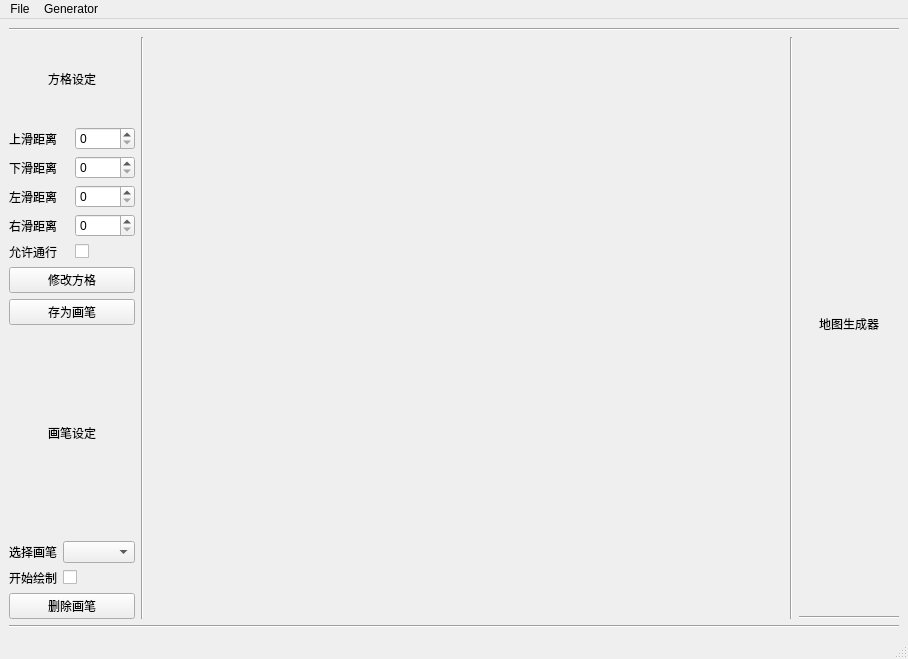
<?xml version="1.0" encoding="UTF-8"?>
<ui version="4.0">
 <class>self</class>
 <widget class="QMainWindow" name="self">
  <property name="geometry">
   <rect>
    <x>0</x>
    <y>0</y>
    <width>908</width>
    <height>659</height>
   </rect>
  </property>
  <property name="windowTitle">
   <string>MainWindow</string>
  </property>
  <widget class="QWidget" name="centralwidget">
   <layout class="QGridLayout" name="gridLayout_7" rowstretch="0,0,0" columnstretch="0,0,1,0,0">
    <item row="1" column="2">
     <widget class="QWidget" name="gridWidget" native="true">
      <property name="minimumSize">
       <size>
        <width>600</width>
        <height>400</height>
       </size>
      </property>
     </widget>
    </item>
    <item row="1" column="0">
     <layout class="QVBoxLayout" name="verticalLayout" stretch="0,0">
      <item>
       <layout class="QGridLayout" name="gridLayout_3">
        <item row="4" column="0">
         <widget class="QLabel" name="label_6">
          <property name="text">
           <string>右滑距离</string>
          </property>
         </widget>
        </item>
        <item row="1" column="1">
         <widget class="QSpinBox" name="spinBox"/>
        </item>
        <item row="6" column="0" colspan="2">
         <widget class="QPushButton" name="pushButton">
          <property name="text">
           <string>修改方格</string>
          </property>
         </widget>
        </item>
        <item row="7" column="0" colspan="2">
         <widget class="QPushButton" name="pushButton_2">
          <property name="text">
           <string>存为画笔</string>
          </property>
         </widget>
        </item>
        <item row="2" column="0">
         <widget class="QLabel" name="label_4">
          <property name="text">
           <string>下滑距离</string>
          </property>
         </widget>
        </item>
        <item row="3" column="0">
         <widget class="QLabel" name="label_5">
          <property name="text">
           <string>左滑距离</string>
          </property>
         </widget>
        </item>
        <item row="5" column="1">
         <widget class="QCheckBox" name="checkBox">
          <property name="text">
           <string/>
          </property>
         </widget>
        </item>
        <item row="0" column="0" colspan="2" alignment="Qt::AlignHCenter">
         <widget class="QLabel" name="label">
          <property name="text">
           <string>方格设定</string>
          </property>
          <property name="margin">
           <number>5</number>
          </property>
         </widget>
        </item>
        <item row="1" column="0">
         <widget class="QLabel" name="label_3">
          <property name="text">
           <string>上滑距离</string>
          </property>
         </widget>
        </item>
        <item row="5" column="0">
         <widget class="QLabel" name="label_7">
          <property name="text">
           <string>允许通行</string>
          </property>
         </widget>
        </item>
        <item row="2" column="1">
         <widget class="QSpinBox" name="spinBox_2"/>
        </item>
        <item row="3" column="1">
         <widget class="QSpinBox" name="spinBox_3"/>
        </item>
        <item row="4" column="1">
         <widget class="QSpinBox" name="spinBox_4"/>
        </item>
       </layout>
      </item>
      <item>
       <layout class="QGridLayout" name="gridLayout">
        <item row="1" column="1">
         <widget class="QComboBox" name="comboBox"/>
        </item>
        <item row="2" column="1">
         <widget class="QCheckBox" name="checkBox_2">
          <property name="text">
           <string/>
          </property>
         </widget>
        </item>
        <item row="0" column="0" colspan="2" alignment="Qt::AlignHCenter">
         <widget class="QLabel" name="label_2">
          <property name="text">
           <string>画笔设定</string>
          </property>
          <property name="margin">
           <number>5</number>
          </property>
         </widget>
        </item>
        <item row="2" column="0">
         <widget class="QLabel" name="label_9">
          <property name="text">
           <string>开始绘制</string>
          </property>
         </widget>
        </item>
        <item row="1" column="0">
         <widget class="QLabel" name="label_8">
          <property name="text">
           <string>选择画笔</string>
          </property>
         </widget>
        </item>
        <item row="3" column="0" colspan="2">
         <widget class="QPushButton" name="pbt_deletePen">
          <property name="text">
           <string>删除画笔</string>
          </property>
         </widget>
        </item>
       </layout>
      </item>
     </layout>
    </item>
    <item row="1" column="3">
     <widget class="Line" name="line_4">
      <property name="orientation">
       <enum>Qt::Vertical</enum>
      </property>
     </widget>
    </item>
    <item row="1" column="1">
     <widget class="Line" name="line">
      <property name="orientation">
       <enum>Qt::Vertical</enum>
      </property>
     </widget>
    </item>
    <item row="1" column="4">
     <layout class="QGridLayout" name="generatorLayout">
      <item row="0" column="0">
       <widget class="QLabel" name="label_genTitle">
        <property name="text">
         <string>地图生成器</string>
        </property>
        <property name="alignment">
         <set>Qt::AlignCenter</set>
        </property>
       </widget>
      </item>
      <item row="2" column="0">
       <layout class="QGridLayout" name="generatorControlLayout"/>
      </item>
      <item row="1" column="0">
       <widget class="Line" name="line_5">
        <property name="minimumSize">
         <size>
          <width>100</width>
          <height>0</height>
         </size>
        </property>
        <property name="orientation">
         <enum>Qt::Horizontal</enum>
        </property>
       </widget>
      </item>
     </layout>
    </item>
    <item row="0" column="0" colspan="5">
     <widget class="Line" name="line_2">
      <property name="orientation">
       <enum>Qt::Horizontal</enum>
      </property>
     </widget>
    </item>
    <item row="2" column="0" colspan="5">
     <widget class="Line" name="line_3">
      <property name="orientation">
       <enum>Qt::Horizontal</enum>
      </property>
     </widget>
    </item>
   </layout>
  </widget>
  <widget class="QMenuBar" name="menubar">
   <property name="geometry">
    <rect>
     <x>0</x>
     <y>0</y>
     <width>908</width>
     <height>23</height>
    </rect>
   </property>
   <widget class="QMenu" name="menuFile">
    <property name="title">
     <string>File</string>
    </property>
    <addaction name="action_new_map"/>
    <addaction name="actionload_map"/>
    <addaction name="actionsave"/>
    <addaction name="actionsave_as"/>
   </widget>
   <widget class="QMenu" name="menuGenerator">
    <property name="title">
     <string>Generator</string>
    </property>
    <addaction name="actionCrossing_Wall"/>
   </widget>
   <addaction name="menuFile"/>
   <addaction name="menuGenerator"/>
  </widget>
  <widget class="QStatusBar" name="statusbar"/>
  <action name="action_new_map">
   <property name="text">
    <string>new map</string>
   </property>
  </action>
  <action name="actionload_map">
   <property name="text">
    <string>load map</string>
   </property>
  </action>
  <action name="actionsave">
   <property name="text">
    <string>save</string>
   </property>
  </action>
  <action name="actionsave_as">
   <property name="text">
    <string>save as</string>
   </property>
  </action>
  <action name="actionCrossing_Wall">
   <property name="text">
    <string>Crossing Wall</string>
   </property>
  </action>
 </widget>
 <resources/>
 <connections/>
</ui>
